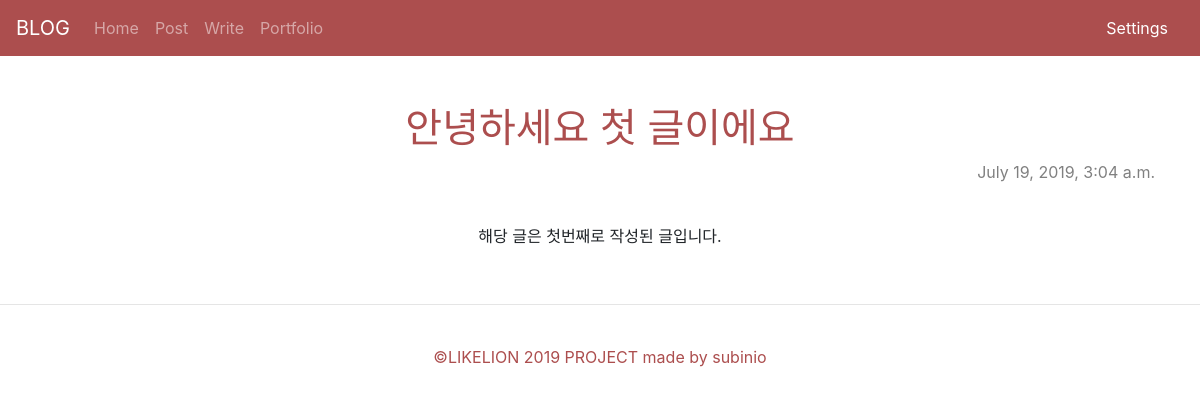
The page /blog/1 on the database its author committed.
### blogapp/models.py (models this page shows, shortened)
class Blog(models.Model):
    title = models.CharField(max_length=200)
    pub_date = models.DateTimeField('date published')
    body = models.TextField()

### blogapp/views.py (the view)
# urls.py: path('blog/<int:blog_id>', blogapp.views.detail, name="detail"),
def detail(request, blog_id):
    details = get_object_or_404(Blog, pk=blog_id)
    settings = Setting.objects
    for a in settings.all():
        color=a.color
    return render(request, 'detail.html', {'details':details, 'color':color})

### blogapp/templates/detail.html (shortened to what this page needs)
<html>
<head>
    <link rel="stylesheet" href="https://stackpath.bootstrapcdn.com/bootstrap/4.3.1/css/bootstrap.min.css">
</head>
<body onload="applyChanges()">
    <nav class="navbar navbar-expand-lg navbar-dark" name="b-col">
        <a class="navbar-brand" href="{% url 'home' %}">BLOG</a>
        <div class="collapse navbar-collapse" id="navbarSupportedContent">
            <ul class="navbar-nav mr-auto">
            <li class="nav-item">
                <a class="nav-link" href="{% url 'home' %}">Home</a>
            </li>
            <li class="nav-item">
                <a class="nav-link" href="{% url 'postview' %}">Post</a>
            </li>
            <li class="nav-item">
                <a class="nav-link" href="{% url 'new' %}">Write</a>
            </li>
            <li class="nav-item">
                <a class="nav-link" href="{% url 'portfolio' %}">Portfolio</a>
            </li>
            </ul>
            <li class="form-inline my-2 my-lg-0">
                <a class="nav-link" href="{% url 'settings' %}" style="color: white">Settings</a>
            </li>
        </div>
    </nav>
    <br>
    <div class="container" style="text-align:center;">
            <br>
            <h1 name="col">{{details.title}}</h1>
            <p style="text-align:right; color:gray;">{{details.pub_date}}</p>
            <br>
            <p>{{details.body}}</p>
    </div>
    <br>
    <hr>
    <br>
    <footer class="container">
        <p style="text-align: center;" name="col">&copy;LIKELION 2019 PROJECT made by subinio </p>
    </footer>
    <br>
</body>
    </html>

### rows shown on the page
Blog: title "안녕하세요 첫 글이에요", pub_date "July 19, 2019, 3:04 a.m.", body "해당 글은 첫번째로 작성된 글입니다."
